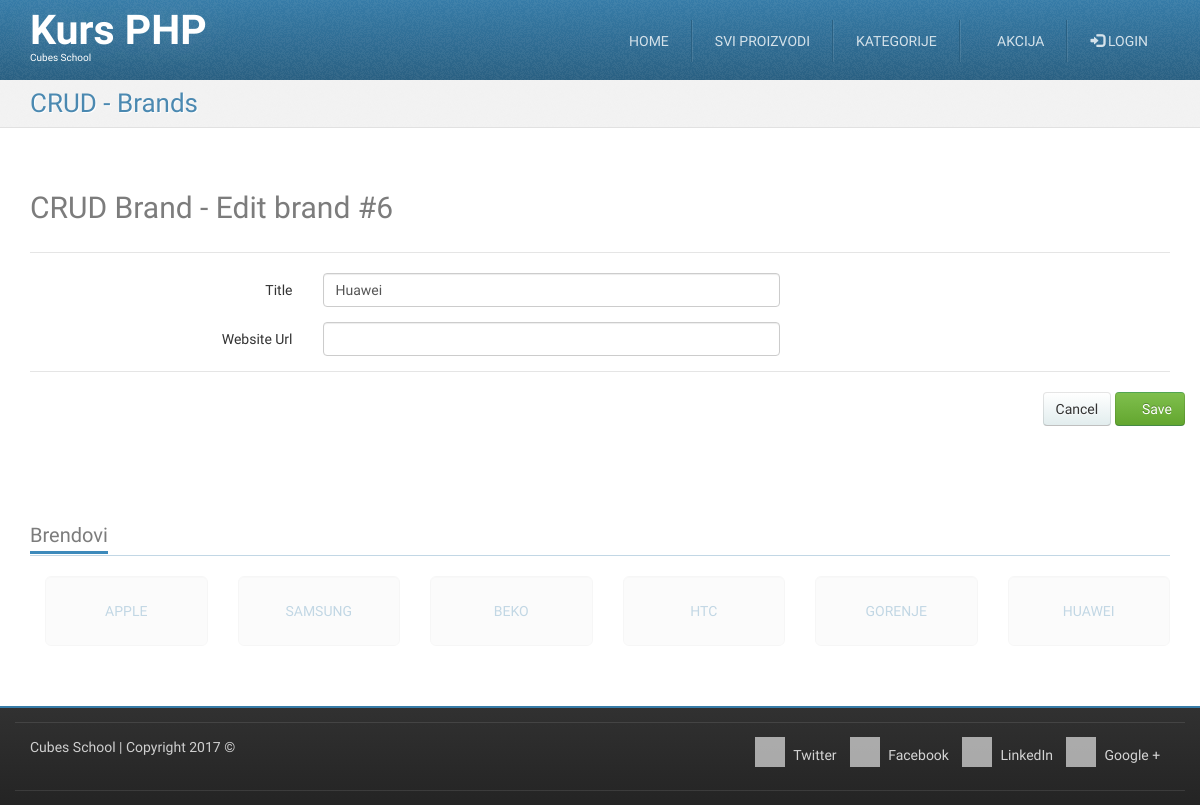
Page /crud-brand-edit.php?id=6 on the earlier database version.
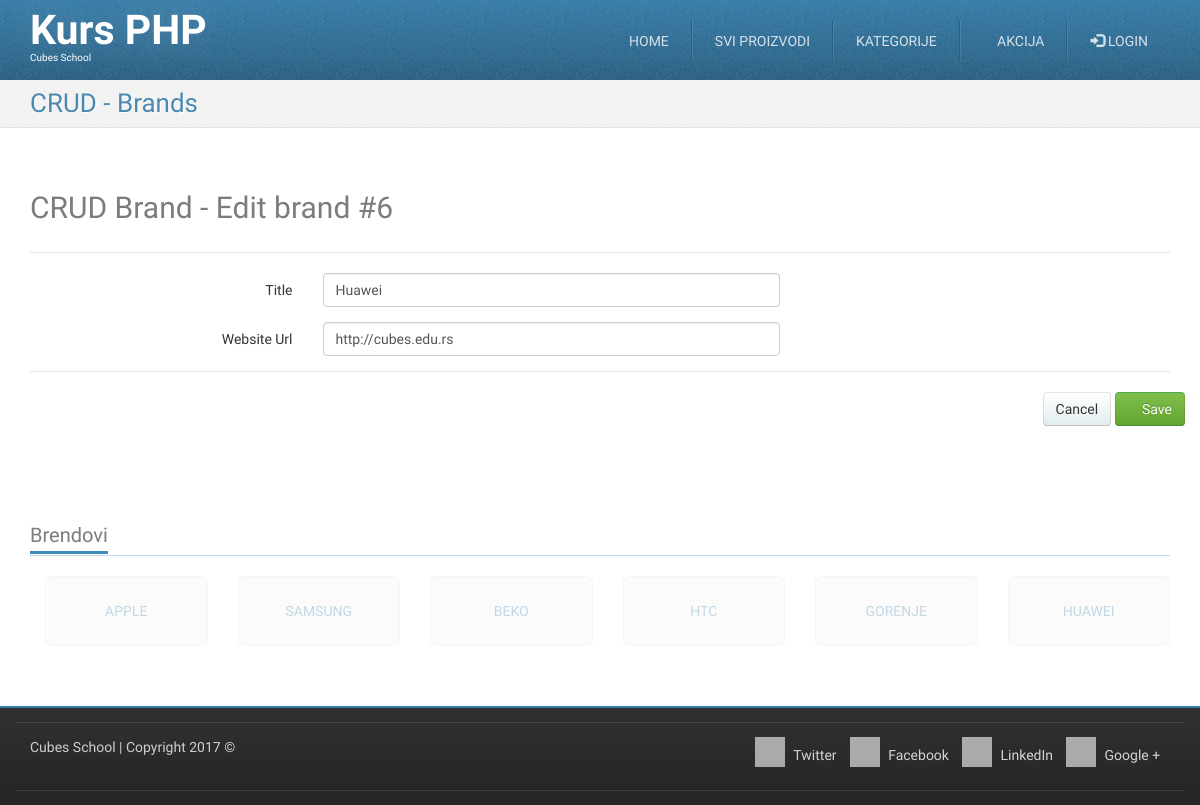
Same page on the later database version.
### tables this page shows
CREATE TABLE `brands` (
  `id` int(11) NOT NULL,
  `title` char(50) NOT NULL,
  `website_url` varchar(255) NOT NULL
);

### crud-brand-edit.php (called while the page is built, shortened)
<?php
require_once __DIR__ . '/models/m_brands.php';
$id = (int) $_GET['id'];
$brand = brandsFetchOneById($id);
$formData = array(
	'title' => $brand['title'],
	'website_url' => $brand['website_url']
);
require_once __DIR__ . '/views/layout/header.php';
require_once __DIR__ . '/views/templates/t_crud-brand-edit.php';
require_once __DIR__ . '/views/layout/footer.php';

### models/m_database.php (called while the page is built, shortened)
<?php
function dbGetLink() {
	static $link;
	if (!isset($link)) {
		$link = mysqli_connect('127.0.0.1', 'cubes', 'cubes', 'cubesphp');
	}
	return $link;
}
function dbEscape($value) {
	$link = dbGetLink();
	return mysqli_real_escape_string($link, $value);
}
function dbQuery($query) {
	$link = dbGetLink();
	$result = mysqli_query($link, $query);
	return $result;
}
function dbFetchOne($query) {
	$result = dbQuery($query);
	return mysqli_fetch_assoc($result);
}

### models/m_brands.php (called while the page is built, shortened)
<?php
require_once __DIR__ . '/m_database.php';
function brandsFetchOneById($id) {
	$query = "SELECT `brands`.* "
			. "FROM `brands` "
			. "WHERE `id` = '" . dbEscape($id) . "'";
	return dbFetchOne($query);
}

### views/templates/t_crud-brand-edit.php (the view, shortened to what this page needs)
<div id="highlighted">
	<div class="container">
		<div class="header">
			<h2 class="page-title">
				<span>CRUD - Brands</span>
			</h2>
		</div>
	</div>
</div>
<div id="content">
	<div class="container portfolio">
		<div class="row">
			<div class="col-md-12">
				<h2>
					CRUD Brand - Edit brand #<?php echo htmlspecialchars($brand['id']);?>
				</h2>
			</div>
		</div>
		<div class="row">
			<div class="col-md-12">
				<form action="" method="post" class="form-horizontal">
					<fieldset>
						<legend></legend>
						<div class="form-group">
							<label class="col-md-3 control-label">Title</label>
							<div class="col-md-5">
								<input value="<?php echo isset($formData["title"]) ? htmlspecialchars($formData["title"]) : "";?>" type="text" name="title" class="form-control">
							</div>
							<div class="col-md-4">
							</div>
						</div>
						<div class="form-group">
							<label class="col-md-3 control-label">Website Url</label>
							<div class="col-md-5">
								<input type="url" name="website_url" class="form-control" value="<?php echo isset($formData["website_url"]) ? htmlspecialchars($formData["website_url"]) : "";?>">
							</div>
							<div class="col-md-4">
							</div>
						</div>
					</fieldset>
					<fieldset>
						<legend></legend>
						<div class="form-group text-right">
							<a href="/crud-brand-list.php" class="btn btn-default">Cancel</a>
							<button type="submit" class="btn btn-success"><i class="fa fa-save"></i> Save</button>
						</div>
					</fieldset>
				</form>
			</div>
		</div>
	</div>
</div>

Differences in the rows shown:
changed brands "Huawei": website_url (not shown) → "http://cubes.edu.rs"
